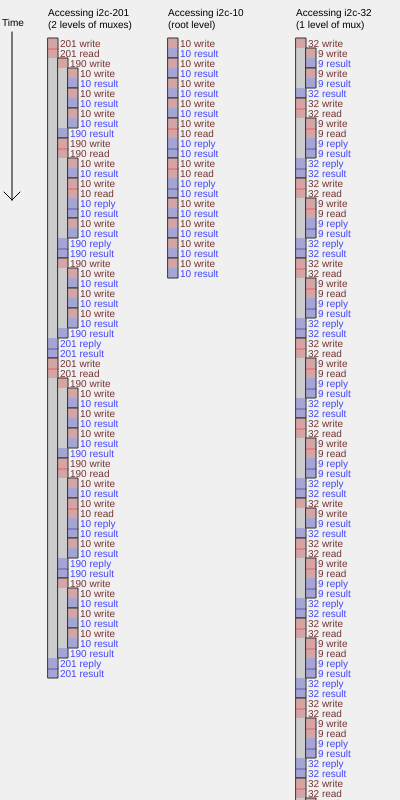
Frame 1 (no input)
Frame 60 (no input): identical to frame 1, image omitted
Frame 120 (the mouse pressed at the canvas centre since frame 60): identical to frame 1, image omitted

The p5.js sketch that drew this single still picture (run headless with seeded random() and noise() and a simulated clock; from frame 60 on, the mouse is pressed at the canvas centre):

// p5.js sketch
// ── sketch.js
let DATA2 = 
   [{ req : [ ["201", "write"], ["201", "read"], ], 
children: [ { req : [ ["190", "write"], ], 
children: [ { req : [ ["10", "write"], ], 
children: [],
resp: [["10", "result"], ] },{ req : [ ["10", "write"], ], 
children: [],
resp: [["10", "result"], ] },,{ req : [ ["10", "write"], ], 
children: [],
resp: [["10", "result"], ] },,],
resp: [["190", "result"], ] },,{ req : [ ["190", "write"], ["190", "read"], ], 
children: [ { req : [ ["10", "write"], ], 
children: [],
resp: [["10", "result"], ] },,{ req : [ ["10", "write"], ["10", "read"], ], 
children: [],
resp: [["10", "reply"], ["10", "result"], ] },,{ req : [ ["10", "write"], ], 
children: [],
resp: [["10", "result"], ] },,],
resp: [["190", "reply"], ["190", "result"], ] },,{ req : [ ["190", "write"], ], 
children: [ { req : [ ["10", "write"], ], 
children: [],
resp: [["10", "result"], ] },,{ req : [ ["10", "write"], ], 
children: [],
resp: [["10", "result"], ] },,{ req : [ ["10", "write"], ], 
children: [],
resp: [["10", "result"], ] },,],
resp: [["190", "result"], ] },,],
resp: [["201", "reply"], ["201", "result"], ] },
{ req : [ ["201", "write"], ["201", "read"], ], 
children: [ { req : [ ["190", "write"], ], 
children: [ { req : [ ["10", "write"], ], 
children: [],
resp: [["10", "result"], ] },,{ req : [ ["10", "write"], ], 
children: [],
resp: [["10", "result"], ] },,{ req : [ ["10", "write"], ], 
children: [],
resp: [["10", "result"], ] },,],
resp: [["190", "result"], ] },,{ req : [ ["190", "write"], ["190", "read"], ], 
children: [ { req : [ ["10", "write"], ], 
children: [],
resp: [["10", "result"], ] },,{ req : [ ["10", "write"], ["10", "read"], ], 
children: [],
resp: [["10", "reply"], ["10", "result"], ] },,{ req : [ ["10", "write"], ], 
children: [],
resp: [["10", "result"], ] },,],
resp: [["190", "reply"], ["190", "result"], ] },,{ req : [ ["190", "write"], ], 
children: [ { req : [ ["10", "write"], ], 
children: [],
resp: [["10", "result"], ] },,{ req : [ ["10", "write"], ], 
children: [],
resp: [["10", "result"], ] },,{ req : [ ["10", "write"], ], 
children: [],
resp: [["10", "result"], ] },,],
resp: [["190", "result"], ] },,],
resp: [["201", "reply"], ["201", "result"], ] },
]

let DATA1 = [{ req : [ ["32", "write"], ], 
children: [ { req : [ ["9", "write"], ], 
children: [],
resp: [["9", "result"], ] },,{ req : [ ["9", "write"], ], 
children: [],
resp: [["9", "result"], ] },,],
resp: [["32", "result"], ] },
{ req : [ ["32", "write"], ["32", "read"], ], 
children: [ { req : [ ["9", "write"], ["9", "read"], ], 
children: [],
resp: [["9", "reply"], ["9", "result"], ] },,],
resp: [["32", "reply"], ["32", "result"], ] },
{ req : [ ["32", "write"], ["32", "read"], ], 
children: [ { req : [ ["9", "write"], ["9", "read"], ], 
children: [],
resp: [["9", "reply"], ["9", "result"], ] },,],
resp: [["32", "reply"], ["32", "result"], ] },
{ req : [ ["32", "write"], ["32", "read"], ], 
children: [ { req : [ ["9", "write"], ["9", "read"], ], 
children: [],
resp: [["9", "reply"], ["9", "result"], ] },,],
resp: [["32", "reply"], ["32", "result"], ] },
{ req : [ ["32", "write"], ["32", "read"], ], 
children: [ { req : [ ["9", "write"], ["9", "read"], ], 
children: [],
resp: [["9", "reply"], ["9", "result"], ] },,],
resp: [["32", "reply"], ["32", "result"], ] },
{ req : [ ["32", "write"], ["32", "read"], ], 
children: [ { req : [ ["9", "write"], ["9", "read"], ], 
children: [],
resp: [["9", "reply"], ["9", "result"], ] },,],
resp: [["32", "reply"], ["32", "result"], ] },
{ req : [ ["32", "write"], ], 
children: [ { req : [ ["9", "write"], ], 
children: [],
resp: [["9", "result"], ] },,],
resp: [["32", "result"], ] },
{ req : [ ["32", "write"], ["32", "read"], ], 
children: [ { req : [ ["9", "write"], ["9", "read"], ], 
children: [],
resp: [["9", "reply"], ["9", "result"], ] },,],
resp: [["32", "reply"], ["32", "result"], ] },
{ req : [ ["32", "write"], ["32", "read"], ], 
children: [ { req : [ ["9", "write"], ["9", "read"], ], 
children: [],
resp: [["9", "reply"], ["9", "result"], ] },,],
resp: [["32", "reply"], ["32", "result"], ] },
{ req : [ ["32", "write"], ["32", "read"], ], 
children: [ { req : [ ["9", "write"], ["9", "read"], ], 
children: [],
resp: [["9", "reply"], ["9", "result"], ] },,],
resp: [["32", "reply"], ["32", "result"], ] },
{ req : [ ["32", "write"], ["32", "read"], ], 
children: [ { req : [ ["9", "write"], ["9", "read"], ], 
children: [],
resp: [["9", "reply"], ["9", "result"], ] },,],
resp: [["32", "reply"], ["32", "result"], ] },
{ req : [ ["32", "write"], ], 
children: [ { req : [ ["9", "write"], ], 
children: [],
resp: [["9", "result"], ] },,],
resp: [["32", "result"], ] },
{ req : [ ["32", "write"], ["32", "read"], ], 
children: [ { req : [ ["9", "write"], ["9", "read"], ], 
children: [],
resp: [["9", "reply"], ["9", "result"], ] },,],
resp: [["32", "reply"], ["32", "result"], ] },
{ req : [ ["32", "write"], ["32", "read"], ], 
children: [ { req : [ ["9", "write"], ["9", "read"], ], 
children: [],
resp: [["9", "reply"], ["9", "result"], ] },,],
resp: [["32", "reply"], ["32", "result"], ] },
{ req : [ ["32", "write"], ["32", "read"], ], 
children: [ { req : [ ["9", "write"], ["9", "read"], ], 
children: [],
resp: [["9", "reply"], ["9", "result"], ] },,],
resp: [["32", "reply"], ["32", "result"], ] },
{ req : [ ["32", "write"], ["32", "read"], ], 
children: [ { req : [ ["9", "write"], ["9", "read"], ], 
children: [],
resp: [["9", "reply"], ["9", "result"], ] },,],
resp: [["32", "reply"], ["32", "result"], ] },
{ req : [ ["32", "write"], ["32", "read"], ], 
children: [ { req : [ ["9", "write"], ["9", "read"], ], 
children: [],
resp: [["9", "reply"], ["9", "result"], ] },,],
resp: [["32", "reply"], ["32", "result"], ] },
{ req : [ ["32", "write"], ["32", "read"], ], 
children: [ { req : [ ["9", "write"], ["9", "read"], ], 
children: [],
resp: [["9", "reply"], ["9", "result"], ] },,],
resp: [["32", "reply"], ["32", "result"], ] },
{ req : [ ["32", "write"], ["32", "read"], ], 
children: [ { req : [ ["9", "write"], ["9", "read"], ], 
children: [],
resp: [["9", "reply"], ["9", "result"], ] },,],
resp: [["32", "reply"], ["32", "result"], ] },
{ req : [ ["32", "write"], ["32", "read"], ], 
children: [ { req : [ ["9", "write"], ["9", "read"], ], 
children: [],
resp: [["9", "reply"], ["9", "result"], ] },,],
resp: [["32", "reply"], ["32", "result"], ] },
{ req : [ ["32", "write"], ["32", "read"], ], 
children: [ { req : [ ["9", "write"], ["9", "read"], ], 
children: [],
resp: [["9", "reply"], ["9", "result"], ] },,],
resp: [["32", "reply"], ["32", "result"], ] },
{ req : [ ["32", "write"], ["32", "read"], ], 
children: [ { req : [ ["9", "write"], ["9", "read"], ], 
children: [],
resp: [["9", "reply"], ["9", "result"], ] },,],
resp: [["32", "reply"], ["32", "result"], ] },
{ req : [ ["32", "write"], ["32", "read"], ], 
children: [ { req : [ ["9", "write"], ["9", "read"], ], 
children: [],
resp: [["9", "reply"], ["9", "result"], ] },,],
resp: [["32", "reply"], ["32", "result"], ] },
{ req : [ ["32", "write"], ["32", "read"], ], 
children: [ { req : [ ["9", "write"], ["9", "read"], ], 
children: [],
resp: [["9", "reply"], ["9", "result"], ] },,],
resp: [["32", "reply"], ["32", "result"], ] },
{ req : [ ["32", "write"], ["32", "read"], ], 
children: [ { req : [ ["9", "write"], ["9", "read"], ], 
children: [],
resp: [["9", "reply"], ["9", "result"], ] },,],
resp: [["32", "reply"], ["32", "result"], ] },
{ req : [ ["32", "write"], ["32", "read"], ], 
children: [ { req : [ ["9", "write"], ["9", "read"], ], 
children: [],
resp: [["9", "reply"], ["9", "result"], ] },],
resp: [["32", "reply"], ["32", "result"], ] },
{ req : [ ["32", "write"], ], 
children: [ { req : [ ["9", "write"], ], 
children: [],
resp: [["9", "result"], ] },,],
resp: [["32", "result"], ] },
{ req : [ ["32", "write"], ["32", "read"], ], 
children: [ { req : [ ["9", "write"], ["9", "read"], ], 
children: [],
resp: [["9", "reply"], ["9", "result"], ] },,],
resp: [["32", "reply"], ["32", "result"], ] },
{ req : [ ["32", "write"], ["32", "read"], ], 
children: [ { req : [ ["9", "write"], ["9", "read"], ], 
children: [],
resp: [["9", "reply"], ["9", "result"], ] },,],
resp: [["32", "reply"], ["32", "result"], ] },
{ req : [ ["32", "write"], ], 
children: [ { req : [ ["9", "write"], ], 
children: [],
resp: [["9", "result"], ] },,],
resp: [["32", "result"], ] },
{ req : [ ["32", "write"], ["32", "read"], ], 
children: [ { req : [ ["9", "write"], ["9", "read"], ], 
children: [],
resp: [["9", "reply"], ["9", "result"], ] },,],
resp: [["32", "reply"], ["32", "result"], ] },
{ req : [ ["32", "write"], ["32", "read"], ], 
children: [ { req : [ ["9", "write"], ["9", "read"], ], 
children: [],
resp: [["9", "reply"], ["9", "result"], ] },,],
resp: [["32", "reply"], ["32", "result"], ] },
{ req : [ ["32", "write"], ["32", "read"], ], 
children: [ { req : [ ["9", "write"], ["9", "read"], ], 
children: [],
resp: [["9", "reply"], ["9", "result"], ] },,],
resp: [["32", "reply"], ["32", "result"], ] },
{ req : [ ["32", "write"], ], 
children: [ { req : [ ["9", "write"], ], 
children: [],
resp: [["9", "result"], ] },,],
resp: [["32", "result"], ] },
{ req : [ ["32", "write"], ["32", "read"], ], 
children: [ { req : [ ["9", "write"], ["9", "read"], ], 
children: [],
resp: [["9", "reply"], ["9", "result"], ] },,],
resp: [["32", "reply"], ["32", "result"], ] },
{ req : [ ["32", "write"], ["32", "read"], ], 
children: [ { req : [ ["9", "write"], ["9", "read"], ], 
children: [],
resp: [["9", "reply"], ["9", "result"], ] },,],
resp: [["32", "reply"], ["32", "result"], ] },
{ req : [ ["32", "write"], ], 
children: [ { req : [ ["9", "write"], ], 
children: [],
resp: [["9", "result"], ] },,],
resp: [["32", "result"], ] },
{ req : [ ["32", "write"], ["32", "read"], ], 
children: [ { req : [ ["9", "write"], ["9", "read"], ], 
children: [],
resp: [["9", "reply"], ["9", "result"], ] },,],
resp: [["32", "reply"], ["32", "result"], ] },
{ req : [ ["32", "write"], ["32", "read"], ], 
children: [ { req : [ ["9", "write"], ["9", "read"], ], 
children: [],
resp: [["9", "reply"], ["9", "result"], ] },,],
resp: [["32", "reply"], ["32", "result"], ] },
{ req : [ ["32", "write"], ["32", "read"], ], 
children: [ { req : [ ["9", "write"], ["9", "read"], ], 
children: [],
resp: [["9", "reply"], ["9", "result"], ] },,],
resp: [["32", "reply"], ["32", "result"], ] },
{ req : [ ["32", "write"], ], 
children: [ { req : [ ["9", "write"], ], 
children: [],
resp: [["9", "result"], ] },,],
resp: [["32", "result"], ] },
{ req : [ ["32", "write"], ["32", "read"], ], 
children: [ { req : [ ["9", "write"], ["9", "read"], ], 
children: [],
resp: [["9", "reply"], ["9", "result"], ] },,],
resp: [["32", "reply"], ["32", "result"], ] },
{ req : [ ["32", "write"], ["32", "read"], ], 
children: [ { req : [ ["9", "write"], ["9", "read"], ], 
children: [],
resp: [["9", "reply"], ["9", "result"], ] },,],
resp: [["32", "reply"], ["32", "result"], ] },
{ req : [ ["32", "write"], ], 
children: [ { req : [ ["9", "write"], ], 
children: [],
resp: [["9", "result"], ] },,],
resp: [["32", "result"], ] },
{ req : [ ["32", "write"], ["32", "read"], ], 
children: [ { req : [ ["9", "write"], ["9", "read"], ], 
children: [],
resp: [["9", "reply"], ["9", "result"], ] },,],
resp: [["32", "reply"], ["32", "result"], ] },
{ req : [ ["32", "write"], ["32", "read"], ], 
children: [ { req : [ ["9", "write"], ["9", "read"], ], 
children: [],
resp: [["9", "reply"], ["9", "result"], ] },,],
resp: [["32", "reply"], ["32", "result"], ] },
{ req : [ ["32", "write"], ["32", "read"], ], 
children: [ { req : [ ["9", "write"], ["9", "read"], ], 
children: [],
resp: [["9", "reply"], ["9", "result"], ] },,],
resp: [["32", "reply"], ["32", "result"], ] },
{ req : [ ["32", "write"], ], 
children: [ { req : [ ["9", "write"], ], 
children: [],
resp: [["9", "result"], ] },,],
resp: [["32", "result"], ] },
{ req : [ ["32", "write"], ], 
children: [ { req : [ ["9", "write"], ], 
children: [],
resp: [["9", "result"], ] },,],
resp: [["32", "result"], ] },
{ req : [ ["32", "write"], ["32", "read"], ], 
children: [ { req : [ ["9", "write"], ["9", "read"], ], 
children: [],
resp: [["9", "reply"], ["9", "result"], ] },,],
resp: [["32", "reply"], ["32", "result"], ] },
{ req : [ ["32", "write"], ], 
children: [ { req : [ ["9", "write"], ], 
children: [],
resp: [["9", "result"], ] },,],
resp: [["32", "result"], ] },
]

let DATA3 = [{ req : [ ["10", "write"], ], 
children: [],
resp: [["10", "result"], ] },
{ req : [ ["10", "write"], ], 
children: [],
resp: [["10", "result"], ] },
{ req : [ ["10", "write"], ], 
children: [],
resp: [["10", "result"], ] },
{ req : [ ["10", "write"], ], 
children: [],
resp: [["10", "result"], ] },
{ req : [ ["10", "write"], ["10", "read"], ], 
children: [],
resp: [["10", "reply"], ["10", "result"], ] },
{ req : [ ["10", "write"], ["10", "read"], ], 
children: [],
resp: [["10", "reply"], ["10", "result"], ] },
{ req : [ ["10", "write"], ], 
children: [],
resp: [["10", "result"], ] },
{ req : [ ["10", "write"], ], 
children: [],
resp: [["10", "result"], ] },
{ req : [ ["10", "write"], ], 
children: [],
resp: [["10", "result"], ] },
{ req : [ ["10", "write"], ], 
children: [],
resp: [["10", "result"], ] },
]


function GetSize(cmdlists) {
  let ret = 0;
  cmdlists.forEach((cmd) => {
    ret += cmd.req.length + cmd.resp.length + GetSize(cmd.children);
  });
  return ret;
}

let g_canvas;
const W = 400, H = 800;

function setup() {
  createCanvas(W, H);
  g_canvas = createGraphics(W, H);
}

const Y_STEP = 10, X_STEP = 10;
function Draw(g, data, indent, x0, y0) {
  if (data == undefined) return;
  g_canvas.push();
  let y = y0;
  
  data.forEach((txn) => {
    const children_size = GetSize(txn.children);
    const req_h = txn.req.length * Y_STEP;
    const resp_h = txn.resp.length * Y_STEP;
    const tot_h = (children_size) * Y_STEP + req_h + resp_h;
    
    // Background
    g.fill("#ccc");
    g.noStroke()
    g.rect(x0, y, X_STEP, tot_h);
    
    // Request
    // labels
    g.push();
    g.fill("#733");
    g.noStroke();
    for (let i=0; i<txn.req.length; i++) {
      const x = txn.req[i];
      const dy = y+i*Y_STEP+1, dx = x0+X_STEP+2;
      g.text(x[0] + " " + x[1], dx, dy);
      if (i > 0) {
        g.push();
        g.noFill();
        g.stroke("#f33");
        g.line(x0, dy, x0+X_STEP, dy);
        g.pop();
      }
    }
    g.pop();
    
    // rectangle
    g.fill("rgba(224,128,128,0.5)");
    g.rect(x0, y, X_STEP, txn.req.length * Y_STEP);
    
    // Response
    
    g.push();
    g.fill("#44f");
    for (let i=0; i<txn.resp.length; i++) {
      const x = txn.resp[i];
      const dy = y+i*Y_STEP+1+tot_h-resp_h, dx = x0+X_STEP+2;
      g.text(x[0] + " " + x[1], dx, dy);
      if (i > 0) {
        g.push();
        g.noFill();
        g.stroke("#337");
        g.line(x0, dy, x0+X_STEP, dy);
        g.pop();
      }
    }
    g.pop();
    
    g.fill("rgba(128,128,224,0.5)");
    g.rect(x0, y + tot_h - resp_h, X_STEP, resp_h);
    
    
    // full outline
    g.noFill();
    g.stroke("#333");
    g.rect(x0, y, X_STEP, tot_h);
    
    Draw(g, txn.children, indent+1, x0+X_STEP, y+req_h);
    y += tot_h;
  });
  g_canvas.pop();
}

let g_frame_count = 0;
function draw() {
  background(240);
  if (g_frame_count == 0) {
    g_canvas.textAlign(LEFT, TOP);
    g_canvas.textSize(Y_STEP);
    noStroke();
    fill(32);
    g_canvas.text("Accessing i2c-201\n(2 levels of muxes)", 48, 8);
    Draw(g_canvas, DATA2, 0, 48, 38);
    g_canvas.text("Accessing i2c-10\n(root level)", 168, 8);
    Draw(g_canvas, DATA3, 0, 168, 38);
    g_canvas.text("Accessing i2c-32\n(1 level of mux)", 296, 8);
    Draw(g_canvas, DATA1, 0, 296, 38);
    
    g_canvas.text("Time", 2, 18)
    // Arrow
    stroke(32);
    const y1 = 200;
    g_canvas.line(12, 32, 12, y1);
    g_canvas.line(12, y1, 4, y1-8);
    g_canvas.line(12, y1, 20, y1-8);
  }
  image(g_canvas, 0, 0);
  g_frame_count ++;
}
